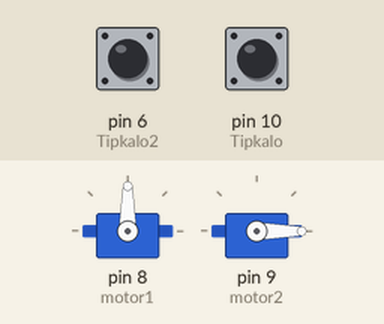
Simulated run of this sketch. Board: Arduino Uno, built with avr-gcc and run on an emulated ATmega328P. Shown: 2 × servo. The test bench sets the inputs (shaded band); at power-on: pin 6 (Tipkalo2) HIGH, pin 10 (Tipkalo) HIGH.

Above: at 1.2 s.
1.3 s: pin 6 (Tipkalo2) pulled LOW for 0.25 s
At 1.5 s:
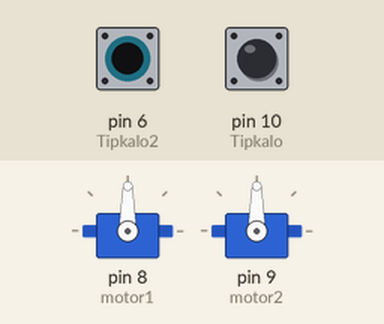
3.2 s: pin 10 (Tipkalo) pulled LOW for 0.25 s
At 3.4 s:
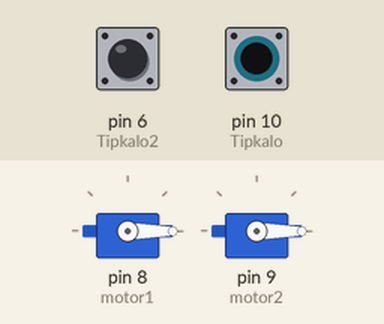
5.1 s: pin 10 (Tipkalo) pulled LOW for 3.2 s
At 8.7 s:
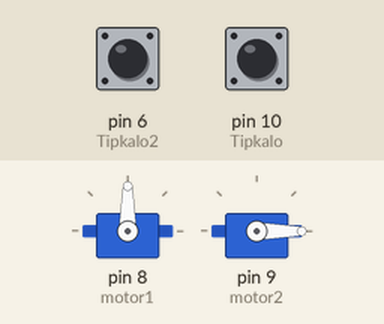
9.9 s: pin 6 (Tipkalo2) pulled LOW for 3.2 s
At 11.1 s:
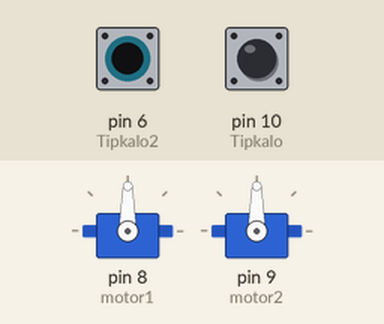
14.6 s: pin 6 (Tipkalo2) driven LOW and pin 10 (Tipkalo) driven LOW
At 16.1 s:
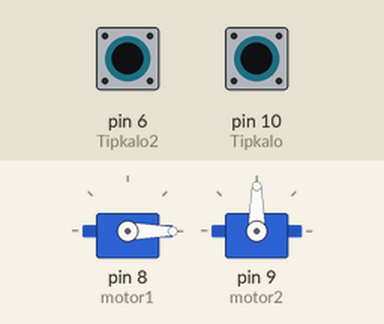
Timing chart, 0 to 17.2 s (numbered marks = the images above; inputs shaded):
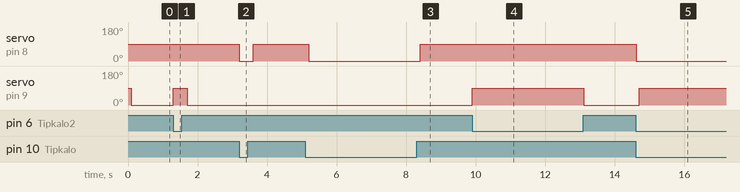

The sketch:

Arduino-fliper-program-02.ino
```cpp
/*
 * This is program code that controls servo motors with pinball machines
 */

#include <Servo.h>
Servo motor1;
Servo motor2;

int Tipkalo = 10; // we define on which pin the buttons are located
int Tipkalo2 = 6;

int PozicijaMotora = 0; // we define engine positions
int PozicijaMotora2 = 90;

void setup () {
  motor1.attach(8); // servo motor 1 on pin 8
  pinMode(Tipkalo, INPUT_PULLUP);

  motor2.attach(9); // servo motor 2 on pin 9
  pinMode(Tipkalo2, INPUT_PULLUP);

// initial button states
  Tipkalo == LOW;
  Tipkalo2 == LOW;
}

void loop () {
  if(digitalRead(Tipkalo) == HIGH) { // if the player pressed button no. 1
    motor1.write(90); // activate the servo motor at 90 degrees
  }
  else { // otherwise return the servo motor to the home position
    motor1.write(PozicijaMotora);
  }
  delay(100);

  if(digitalRead(Tipkalo2) == HIGH) { // if the player pressed button no. 2
    motor2.write(0); // activate the servo motor at 0 degrees
  }
  else { // otherwise return the servo motor to the home position
    motor2.write(PozicijaMotora2);
  }
  delay(100);
}
```

Measured:
- after the input at 1.3 s, servo on pin 9 (motor2): 0° → 90° at once, → 0° 0.40 s later
- after the input at 3.2 s, servo on pin 8 (motor1): 90° → 0° at once, → 90° 0.40 s later
- after the input at 5.1 s, servo on pin 8 (motor1): 90° → 0° after 0.10 s, → 90° 3.2 s later
- after the input at 9.9 s, servo on pin 9 (motor2): 0° → 90° at once, → 0° 3.2 s later
- after the input at 14.6 s, servo on pin 8 (motor1): 90° → 0° at once; servo on pin 9 (motor2): 0° → 90° after 0.11 s
